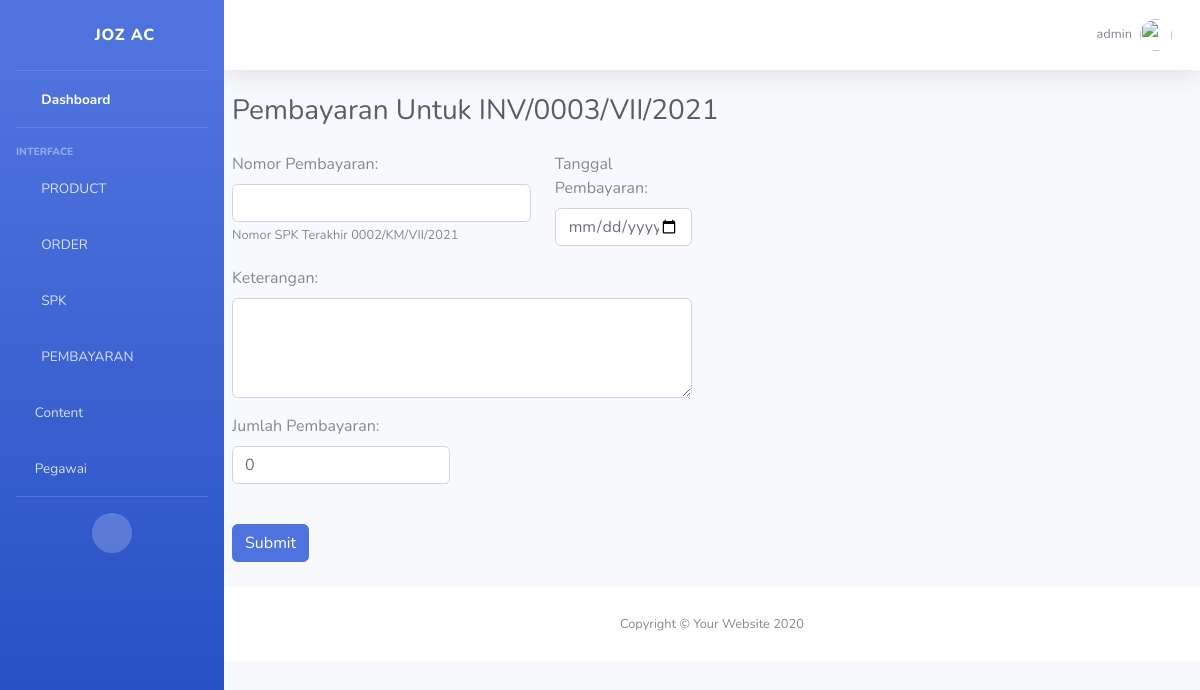
The app's page /pembayaran/admin/create/inv0003vii2021/ (signed in), older data.
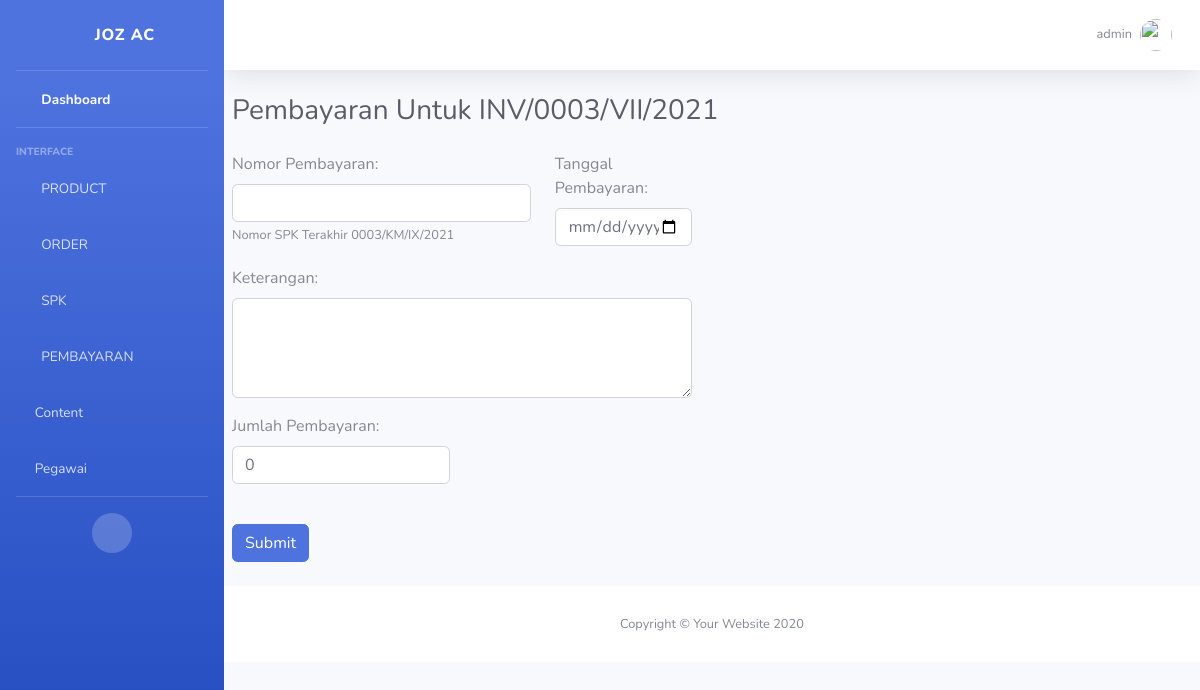
The same page, newer data.
### pembayaran/models.py (models this page shows, shortened)
class pembayaranModel(models.Model):
    no_pembayaran       = models.CharField(max_length=30, verbose_name='Nomor Pembayaran')
    tgl_input           = models.DateField(auto_now=True, verbose_name='Tanggal Input')
    invoice             = models.ForeignKey(InvoiceModel, on_delete=models.SET_NULL, related_name='payment', null=True)
    admin               = models.ForeignKey(settings.AUTH_USER_MODEL, on_delete=models.DO_NOTHING, related_name='admin')
    jumlah              = models.PositiveIntegerField(default=0, verbose_name='Jumlah Pembayaran')
    keterangan          = models.TextField()
    tgl_pembayaran      = models.DateField(verbose_name='Tanggal Pembayaran')
    slug_pembayaran     = models.SlugField()
    class Meta:
        verbose_name='Pembayaran'
        verbose_name_plural='Pembayaran'

### pembayaran/views.py (the view, shortened to what this page needs)
# urls.py: path('admin/create/<slug:slug>/', SPK_Create.as_view(), name='create'),
class create(LoginRequiredMixin, CreateView):
	login_url = reverse_lazy('account:login')
	model = pembayaranModel
	template_name = 'pembayaran/create.html'
	success_url = reverse_lazy('pembayaran:list')
	form_class = pembayaranForm
	slug_field = 'slug_pembayaran'
	slug_url_kwarg = 'slug'
	def get_initial(self):
		print(self.kwargs['slug'])
		invoice = InvoiceModel.objects.get(slug_Invoice=self.kwargs['slug'])
		return {'admin':self.request.user,
		'invoice':invoice}
	def get_context_data(self, **kwargs):
	    context = super().get_context_data(**kwargs)
	    context['lastPayment'] = self.model.objects.all().last()
	    context['invoice'] = InvoiceModel.objects.get(slug_Invoice=self.kwargs['slug'])
	    return context

### pembayaran/forms.py
class pembayaranForm(forms.ModelForm):
    class Meta:
        model = pembayaranModel
        fields = ('no_pembayaran', 'jumlah', 'keterangan', 'tgl_pembayaran', 'admin', 'invoice')
        widgets={
            'no_pembayaran':forms.TextInput(attrs={
                'class':"form-control",
                'onchange':"KM_Value(this.value)",
                }),
            'keterangan': forms.Textarea(attrs={
                'class':"form-control",
                'style': 'height: 100px',
                }),
            'tgl_pembayaran':forms.DateInput(attrs={
                'class':"datepicker form-control",
                'type':"date"
                }),
            'jumlah':forms.NumberInput(attrs={
                'class':"form-control",
                }),
            'admin':forms.HiddenInput(),
            'invoice':forms.HiddenInput(),
        }

### account/models.py (called while the page is built)
	def __str__(self):
		return self.username

### pembayaran/templates/pembayaran/create.html (shortened to what this page needs)
{% extends "admin/base_admin.html" %}
{% load static %}
{% block Content %}
<div class="container-fluid pr-auto pl-2">
	<div class="d-sm-flex align-items-center justify-content-between mb-4">
        <h1 class="h3 mb-0 text-gray-800">Pembayaran Untuk {{invoice.Invoice}}</h1>
    </div>
    <form method="post" autocomplete="off">
	    <div class="row">
	    	<div class="col-md-4 mb-3">
				{{form.no_pembayaran.label_tag}}
				{{form.no_pembayaran}}
				<small id="id_no_Pembayaran" class="form-text text-muted">Nomor SPK Terakhir {{lastPayment.no_pembayaran}}</small>
			</div>
			<div class="col-sm-2 mb-3">
    			{{form.tgl_pembayaran.label_tag}}
    			{{form.tgl_pembayaran}}
    		</div>
	  	</div>
	  	<div class="row">
	  		<div class="col-sm-6 mb-3">
    			{{form.keterangan.label_tag}}
    			{{form.keterangan}}
    		</div>
	  	</div>
	  	<div class="row">
	  		<div class="col-sm-3 mb-3">
    			{{form.jumlah.label_tag}}
    			{{form.jumlah}}
    		</div>
	  	</div>
    	<button type="submit" class="btn btn-primary my-4">Submit</button>
    </form>
</div>
{% endblock Content %}

Row changes from the older to the newer data that the page shows:
no longer on this page (row unchanged): pembayaranModel: no_pembayaran "0002/KM/VII/2021"
added pembayaranModel: no_pembayaran "0003/KM/IX/2021"
